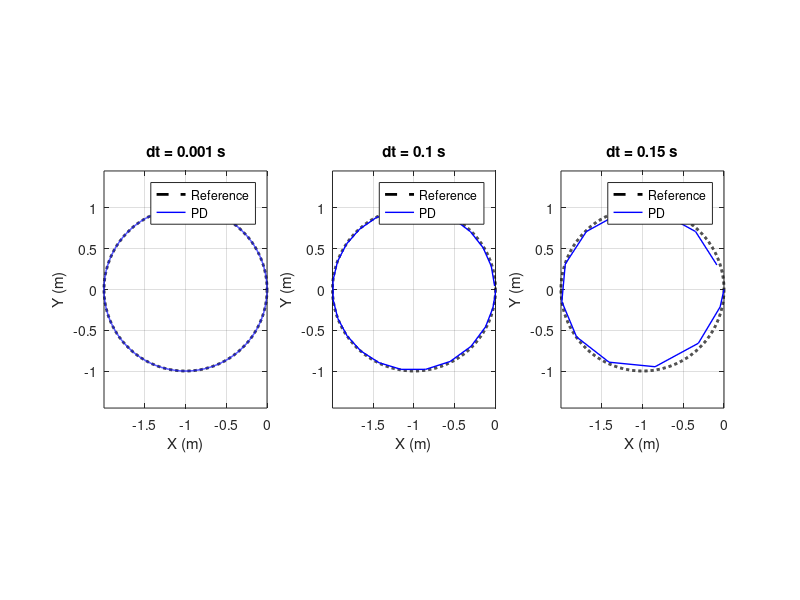

Source code (MATLAB): (Note: this script raises an error after producing the figure.)
% plot_curvilinear_comparison.m
% 논문 Fig.14-19 재현: PD vs PDFC 원형 궤적 비교

function plot_curvilinear_comparison()
clear; clc;
addpath('results');

R        = 0.2;
v_d      = 0.5;
e_target = 1.0;
Omega    = -v_d / e_target;   % = -0.5 rad/s
T_sim    = 2*pi / abs(Omega); % 원 한 바퀴 주기 ≈ 12.57 s

%% 목표 원형 궤적 (기하학적 원 공식, phi에 무관)
t_ref = linspace(0, T_sim, 2000);
x_ref = e_target * (cos(Omega * t_ref) - 1);
y_ref = e_target *  sin(Omega * t_ref);

%% 결과 로드
load('results/results_curv_PD.mat');
load('results/results_curv_PDFC.mat');

titles = {'dt = 0.001 s', 'dt = 0.1 s', 'dt = 0.15 s'};

%% PD 결과 플롯 (Fig.14-16)
figure('Name', 'Fig.14-16 PD', 'Position', [100, 100, 1100, 400]);
for i = 1:3
    res    = results_curv_PD(i);
    tout   = res.tout;
    dtheta = res.dq(:,1);

    psi = cumtrapz(tout, -R * dtheta / e_target);
    dx  = R * dtheta .* sin(psi);
    dy  = -R * dtheta .* cos(psi);
    x   = cumtrapz(tout, dx);
    y   = cumtrapz(tout, dy);

    subplot(1,3,i);
    plot(x_ref, y_ref, 'k--', 'LineWidth', 2, 'DisplayName', 'Reference'); hold on;
    plot(x, y, 'b-', 'LineWidth', 1, 'DisplayName', 'PD');
    xlabel('X (m)'); ylabel('Y (m)');
    title(titles{i}); legend; grid on; axis equal;
end
sgtitle('Circular Trajectory - PD Controller');

%% PDFC 결과 플롯 (Fig.17-19)
figure('Name', 'Fig.17-19 PDFC', 'Position', [100, 550, 1100, 400]);
for i = 1:3
    res    = results_curv_PDFC(i);
    tout   = res.tout;
    dtheta = res.dq(:,1);

    psi = cumtrapz(tout, -R * dtheta / e_target);
    dx  = R * dtheta .* sin(psi);
    dy  = -R * dtheta .* cos(psi);
    x   = cumtrapz(tout, dx);
    y   = cumtrapz(tout, dy);

    subplot(1,3,i);
    plot(x_ref, y_ref, 'k--', 'LineWidth', 2, 'DisplayName', 'Reference'); hold on;
    plot(x, y, 'r-', 'LineWidth', 1, 'DisplayName', 'PDFC');
    xlabel('X (m)'); ylabel('Y (m)');
    title(titles{i}); legend; grid on; axis equal;
end
sgtitle('Circular Trajectory - PD-Fuzzy Controller');

%% 오차 비교 출력
% phi 추종 오차: 올바른 참조값 phi_d = (v_d/(R*Omega))*(1-cos(Omega*t)) 기준
fprintf('=== 궤적 추종 오차 비교 (phi 기준) ===\n');
fprintf('%-10s %-15s %-15s\n', 'dt', 'PD phi 오차', 'PDFC phi 오차');
for i = 1:3
    phi_PD   = results_curv_PD(i).q(:,3);
    phi_PDFC = results_curv_PDFC(i).q(:,3);
    t_PD     = results_curv_PD(i).tout;
    t_PDFC   = results_curv_PDFC(i).tout;

    phi_d_PD   = (v_d / (R * Omega)) * (1 - cos(Omega * t_PD));
    phi_d_PDFC = (v_d / (R * Omega)) * (1 - cos(Omega * t_PDFC));

    err_PD   = max(abs(phi_PD   - phi_d_PD));
    err_PDFC = max(abs(phi_PDFC - phi_d_PDFC));

    fprintf('dt=%.3f:  PD=%.4f rad,  PDFC=%.4f rad\n', ...
        results_curv_PD(i).dt, err_PD, err_PDFC);
end
end
